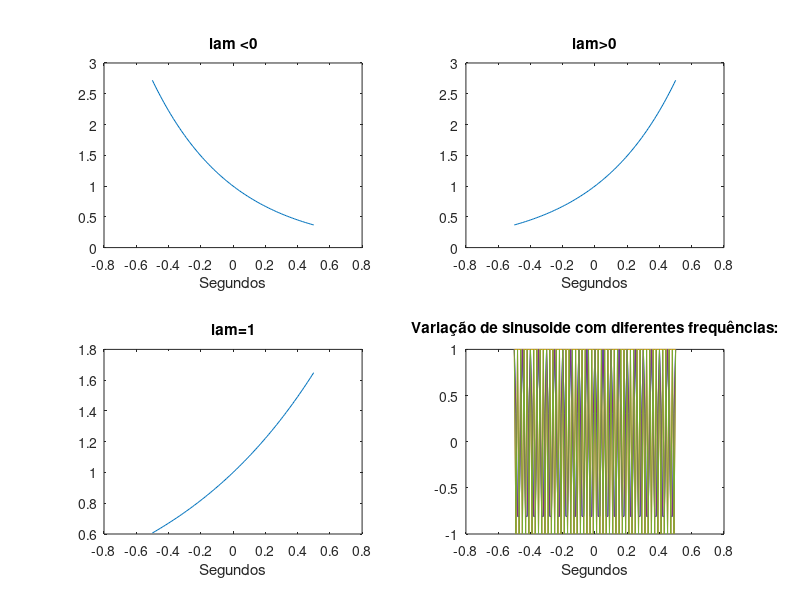

Reproduce this figure in MATLAB.
%%
%a)
N=100;
T=-0.5;
Ta=0.01;
Tn=-0.5:0.01:0.5; %x
%%
%b)
u1=[ones(1,20) zeros(1,N-19)];
subplot(2,2,1);
plot(Tn,u1,"--");
xlabel("Segundos");

lam=-2;
s=lam*Tn;
x11=exp(s);
subplot(2,2,2);
plot(Tn,x11);
xlabel("Segundos");


f=2;
x22=cos(2*pi*f*Tn);
subplot(2,2,3);
plot(Tn,x22);
xlabel("Segundos");

%%
%c)
lam1=-2;
s1=lam1*Tn;
x111=exp(s1);
subplot(2,2,1);
plot(Tn,x111);
xlabel("Segundos");
title("lam <0")

lam2=2;
s2=lam2*Tn;
x112=exp(s2);
subplot(2,2,2);
plot(Tn,x112);
xlabel("Segundos");
title("lam>0")

%R: negativo decrescente, positivo crescente+refleção eixo Y

lam11=1;
s11=lam11*Tn;
x1111=exp(s11);
subplot(2,2,3);
plot(Tn,x1111);
xlabel("Segundos");
title("lam=1")

lam22=2;
s22=lam22*Tn;
x1122=exp(s22);
subplot(2,2,4);
plot(Tn,x1122);
xlabel("Segundos");
title("lam = 2")

%R:amplitude duplica de lam=1 para lam=2(neste caso);
%(cont.)diferença na amplitude
%%
%d)
F=[20 50 100 120 150];
Z=F'*Tn;
xf=cos(2*pi*Z);
plot(Tn,xf);
xlabel("Segundos");
title("Variação de sinusoide com diferentes frequências:");

%R:(AULA???)
